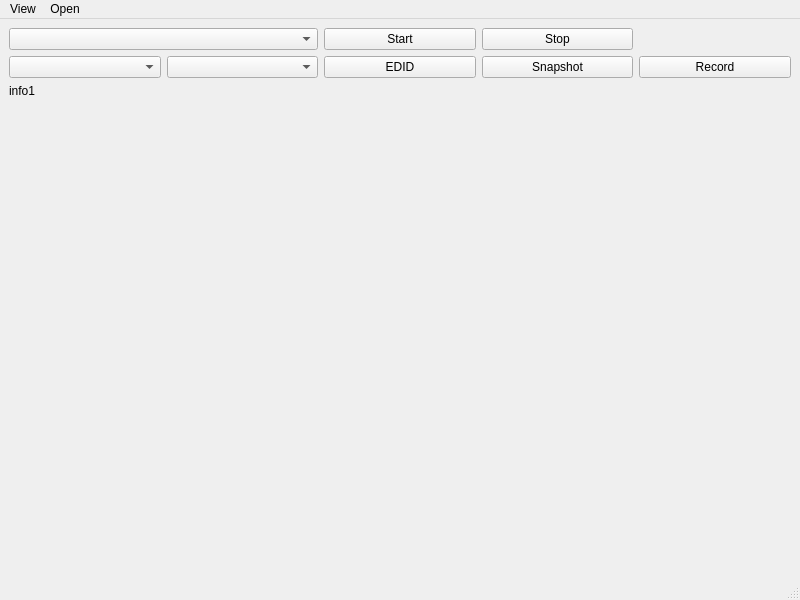
<?xml version="1.0" encoding="UTF-8"?>
<ui version="4.0">
 <class>MainWindow</class>
 <widget class="QMainWindow" name="MainWindow">
  <property name="geometry">
   <rect>
    <x>0</x>
    <y>0</y>
    <width>800</width>
    <height>600</height>
   </rect>
  </property>
  <property name="windowTitle">
   <string>MainWindow</string>
  </property>
  <widget class="QWidget" name="centralwidget">
   <layout class="QGridLayout" name="gridLayout">
    <item row="0" column="0" colspan="2">
     <widget class="QComboBox" name="comboDevice"/>
    </item>
    <item row="0" column="2">
     <widget class="QPushButton" name="btnStart">
      <property name="text">
       <string>Start</string>
      </property>
     </widget>
    </item>
    <item row="1" column="2">
     <widget class="QPushButton" name="btnShowEdid">
      <property name="text">
       <string>EDID</string>
      </property>
     </widget>
    </item>
    <item row="4" column="0" colspan="5">
     <widget class="QLabel" name="labelView">
      <property name="sizePolicy">
       <sizepolicy hsizetype="Expanding" vsizetype="Expanding">
        <horstretch>0</horstretch>
        <verstretch>0</verstretch>
       </sizepolicy>
      </property>
      <property name="text">
       <string/>
      </property>
     </widget>
    </item>
    <item row="2" column="0" colspan="5">
     <widget class="QLabel" name="labelinfo1">
      <property name="text">
       <string>info1</string>
      </property>
     </widget>
    </item>
    <item row="1" column="4">
     <widget class="QPushButton" name="btnRecord">
      <property name="enabled">
       <bool>true</bool>
      </property>
      <property name="text">
       <string>Record</string>
      </property>
     </widget>
    </item>
    <item row="1" column="1">
     <widget class="QComboBox" name="comboGpu"/>
    </item>
    <item row="1" column="0">
     <widget class="QComboBox" name="comboBackend"/>
    </item>
    <item row="1" column="3">
     <widget class="QPushButton" name="btnSnapshot">
      <property name="text">
       <string>Snapshot</string>
      </property>
     </widget>
    </item>
    <item row="0" column="3">
     <widget class="QPushButton" name="btnStop">
      <property name="text">
       <string>Stop</string>
      </property>
     </widget>
    </item>
   </layout>
  </widget>
  <widget class="QMenuBar" name="menubar">
   <property name="geometry">
    <rect>
     <x>0</x>
     <y>0</y>
     <width>800</width>
     <height>21</height>
    </rect>
   </property>
   <widget class="QMenu" name="menuView">
    <property name="title">
     <string>View</string>
    </property>
    <addaction name="actionDebugLog"/>
    <addaction name="actionInputInfo"/>
    <addaction name="actionDisplayInfo"/>
   </widget>
   <widget class="QMenu" name="menuOpen">
    <property name="title">
     <string>Open</string>
    </property>
    <addaction name="actionOpenRecordFolder"/>
    <addaction name="actionOpenLogFolder"/>
    <addaction name="actionOpenSnapshot"/>
   </widget>
   <addaction name="menuView"/>
   <addaction name="menuOpen"/>
  </widget>
  <widget class="QStatusBar" name="statusbar"/>
  <action name="actionDebugLog">
   <property name="text">
    <string>Debug Log</string>
   </property>
  </action>
  <action name="actionOpenLogFolder">
   <property name="text">
    <string>Log Folder</string>
   </property>
  </action>
  <action name="actionInputInfo">
   <property name="text">
    <string>Input Info</string>
   </property>
  </action>
  <action name="actionOpenSnapshot">
   <property name="text">
    <string>Snapshot Folder</string>
   </property>
  </action>
  <action name="actionDisplayInfo">
   <property name="text">
    <string>Display Info</string>
   </property>
  </action>
  <action name="actionOpenRecordFolder">
   <property name="text">
    <string>Record folder</string>
   </property>
  </action>
 </widget>
 <resources/>
 <connections/>
</ui>
